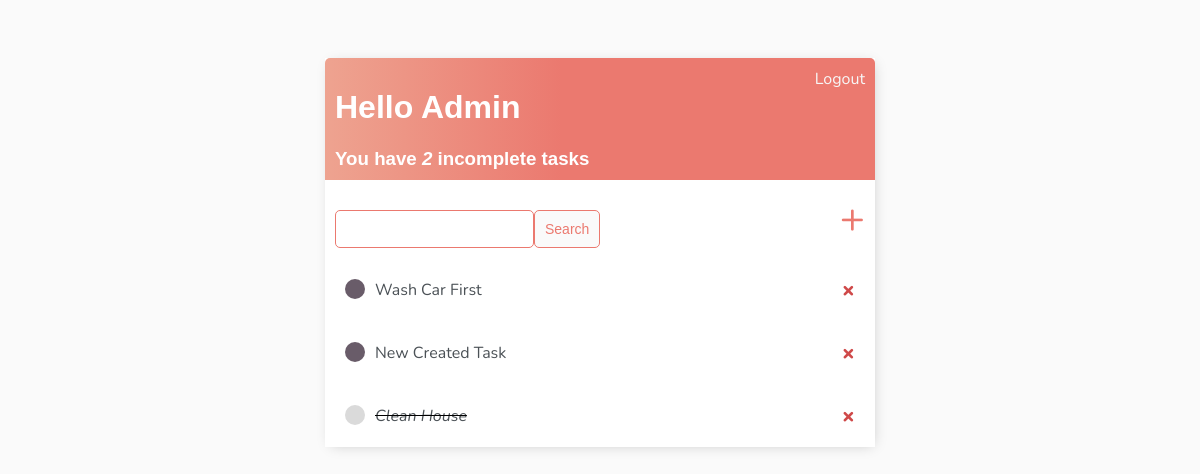
Page / (signed in) on the earlier database version.
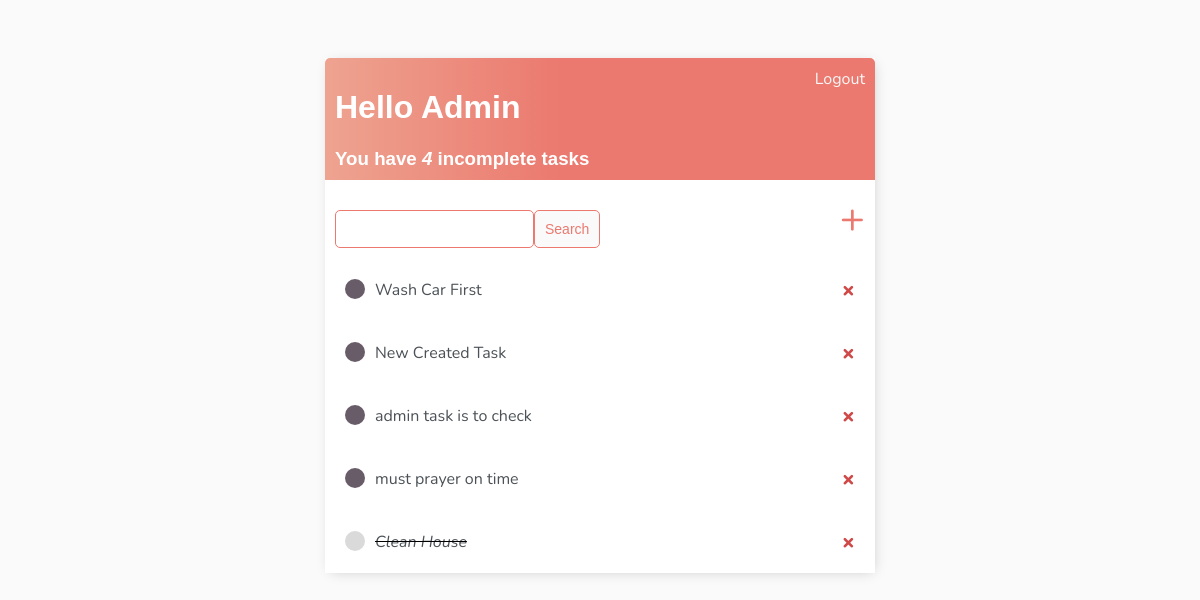
Same page on the later database version.
### baseApp/models.py (models this page shows)
class Task(models.Model):
    user = models.ForeignKey(User, on_delete=models.CASCADE, null=True, blank=True)
    title = models.CharField(max_length=50)
    description = models.TextField(null=True, blank=True)
    complete = models.BooleanField(default=False)
    created = models.DateTimeField(auto_now_add=True)
    def __str__(self):
        return self.title
    class Meta:
        ordering = ["complete"]

### baseApp/views.py (the view)
# urls.py: path('', TaskList.as_view(), name="tasks"),
class TaskList(LoginRequiredMixin, ListView):
    model = Task
    template_name = 'base/task_list.html'
    context_object_name = 'tasks'
    def get_context_data(self, **kwargs):
        context = super().get_context_data(**kwargs)
        context['tasks'] = context['tasks'].filter(user=self.request.user)
        context['count'] = context['tasks'].filter(complete=False).count()
        search_input = self.request.GET.get('search_area') or ''
        if search_input:
            context['tasks'] = context['tasks'].filter(title__startswith = search_input)
        context['search_input'] = search_input
        return context

### templates/base/task_list.html
{% extends 'base/base.html' %}
{% block content %}
<div class="header-bar">
    <div>
        <h1>Hello {{request.user|title}}</h1>
        <h3 style="margin: 0;">You have <i>{{count}}</i> incomplete task{{ count|pluralize:"s"}}</h3>
    </div>
    {% if request.user.is_authenticated %}
    <a href="{% url 'logout' %}">Logout</a>
    {% else %}
    <a href=" {% url 'login' %} ">Login</a>
    {% endif %}
</div>
<div id='search-add-wrapper'>
    <form method='get' action="" style="margin-top: 20px; display: flex;">
        <input type="text" name='search_area' value='{{search_input}}'>
        <button class="button" type='submit'>Search</button>
    </form>
    <a id="add-link" href=" {% url 'create' %} ">&#x2b</a>
</div>
<div class='task-items-wrapper'>
    {% for task in tasks %}
    <div class='task-wrapper'>
        {% if task.complete %}
        <div class='task-title'>
            <div class='task-incomplete-icon'></div>
            <i><s><a href=" {% url 'update' task.id %} ">{{task}}</a></s></i>
        </div>
        <a class='delete-link' href=" {% url 'delete' task.id %} ">&#215;</a>
        {% else %}
        <div class='task-title'>
            <div class='task-complete-icon'></div>
            <a href=" {% url 'update' task.id %} ">{{task}}</a>
        </div>
        <a class='delete-link' href=" {% url 'delete' task.id %} ">&#215;</a>
        {% endif %}
    </div>
    {% empty %}
        <h3>No itmes in a list</h3>
    {% endfor  %}
</div>
{% endblock %}

### templates/base/base.html (shortened to what this page needs)
<!DOCTYPE html>
<html lang="en">
<head>
</head>
<body>
    <div class="container">
        {% block content %}
        {% endblock content%}
    </div>
</body>
</html>

### templates/base/base.html (style rules this page uses)
body { background-color: #FAFAFA; font-family: 'Nunito', sans-serif; padding-top: 50px; }
h1, h2, h3, h4, h5, h6 { font-family: 'Raleway', sans-serif; }
a, p { color: #4b5156; }
.header-bar { display: flex; justify-content: space-between; color: #fff; padding: 10px; border-radius: 5px 5px 0 0; background: linear-gradient(90deg, #EEA390 0%, #EB796F 43%, #EB796F 100%); }
.header-bar a { color: rgb(247, 247, 247); text-decoration: none; }
.task-wrapper { display: flex; align-items: center; justify-content: space-between; padding: 20px; background-color: #fff; border-top: 1px solid rgb(266, 266, 266); }
.task-title { display: flex; }
.task-title a { text-decoration: none; color: #4b5156; margin-left: 10px; }
.task-complete-icon { height: 20px; width: 20px; background-color: rgb(105, 92, 105); border-radius: 50%; }
.task-incomplete-icon { height: 20px; width: 20px; background-color: rgb(218, 218, 218); border-radius: 50%; }
.delete-link { text-decoration: none; font-weight: 900; color: #cf4949; font-size: 22px; line-height: 0; }
#search-add-wrapper { display: flex; justify-content: space-between; align-items: center; padding: 10px; }
#add-link { color: #EB796F; text-decoration: none; font-size: 42px; text-shadow: 1px, 1px #81413b; }
input[type=text], input[type=password], textarea { border: 1px solid #EB796F; border-radius: 5px; padding: 10px; width: 90%; }
.button { border: 1px solid #EB796F; background-color: #FAFAFA; color: #EB796F; padding: 10px; font-size: 14px; border-radius: 5px; cursor: pointer; text-decoration: none; }
.container { max-width: 550px; margin: auto; background-color: #fff; -webkit-box-shadow: 2px 2px 13px -4px rgba(0, 0, 0, 0.21); box-shadow: 2px 2px 13px -4px rgba(0, 0, 0, 0.21); }

Differences in the rows shown:
added Task: title "admin task is to check"
added Task: title "must prayer on time"
Other differences:
{{ count }}: "2" → "4"
